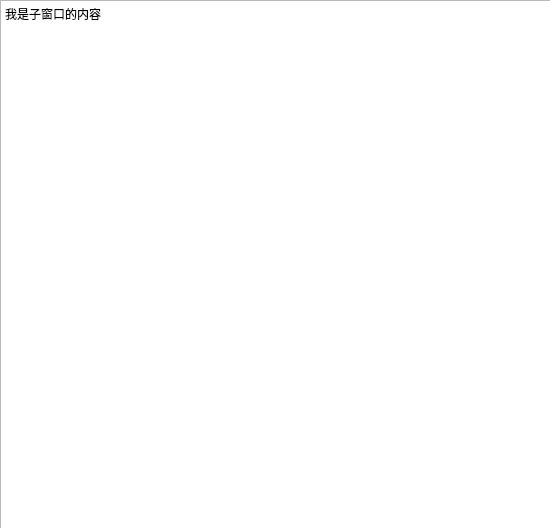
<?xml version="1.0" encoding="UTF-8"?>
<ui version="4.0">
 <class>Form</class>
 <widget class="QWidget" name="Form">
  <property name="geometry">
   <rect>
    <x>0</x>
    <y>0</y>
    <width>550</width>
    <height>528</height>
   </rect>
  </property>
  <property name="windowTitle">
   <string>Form</string>
  </property>
  <widget class="QTextEdit" name="textEdit">
   <property name="geometry">
    <rect>
     <x>0</x>
     <y>0</y>
     <width>551</width>
     <height>531</height>
    </rect>
   </property>
   <property name="html">
    <string>&lt;!DOCTYPE HTML PUBLIC &quot;-//W3C//DTD HTML 4.0//EN&quot; &quot;http://www.w3.org/TR/REC-html40/strict.dtd&quot;&gt;
&lt;html&gt;&lt;head&gt;&lt;meta name=&quot;qrichtext&quot; content=&quot;1&quot; /&gt;&lt;style type=&quot;text/css&quot;&gt;
p, li { white-space: pre-wrap; }
&lt;/style&gt;&lt;/head&gt;&lt;body style=&quot; font-family:'SimSun'; font-size:9pt; font-weight:400; font-style:normal;&quot;&gt;
&lt;p style=&quot; margin-top:0px; margin-bottom:0px; margin-left:0px; margin-right:0px; -qt-block-indent:0; text-indent:0px;&quot;&gt;我是子窗口的内容&lt;/p&gt;&lt;/body&gt;&lt;/html&gt;</string>
   </property>
  </widget>
 </widget>
 <resources/>
 <connections/>
</ui>
